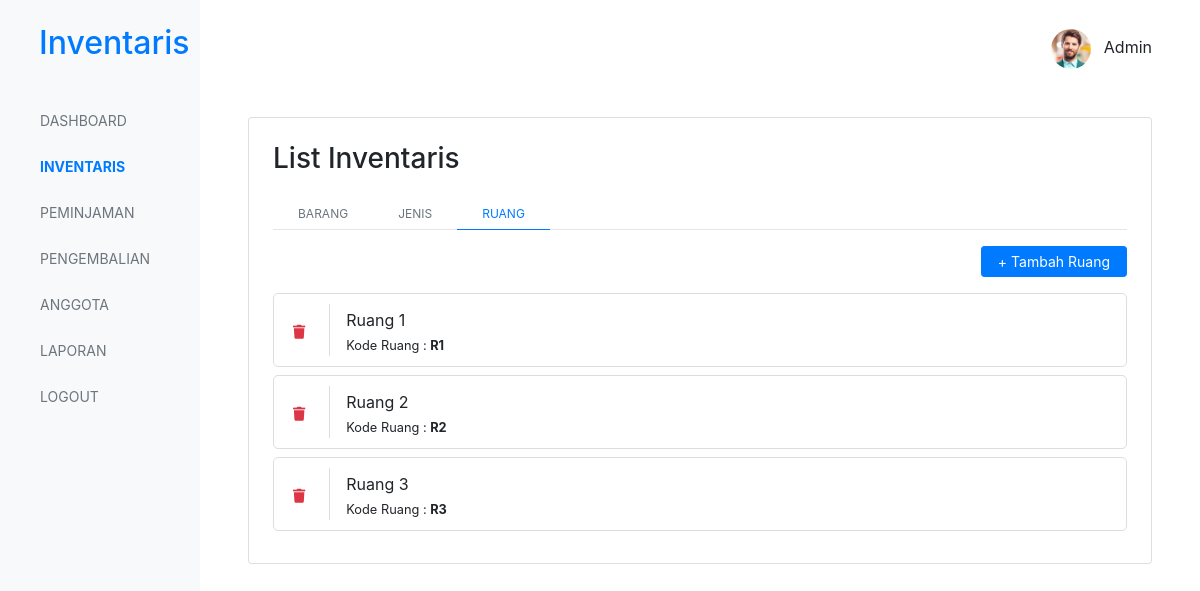
The app's page /ruang.php (signed in) with its own data.
### tables this page shows
CREATE TABLE `ruang` (
  `id_ruang` int(11) NOT NULL,
  `nama_ruang` text NOT NULL,
  `kode_ruang` varchar(25) NOT NULL,
  `keterangan` text NOT NULL
);

### class/Database.php (called while the page is built, shortened)
<?php
  class Database
  {
    protected $host   = DB_HOST,
              $user   = DB_USER,
              $pass   = DB_PASS,
              $dbname = DB_NAME;
    public $conn;
    public function __construct() {
      $this->conn = new mysqli($this->host, $this->user, $this->pass, $this->dbname);
    }
    public function fetchAll($query)
    {
      $data = [];
      while ($row = $query->fetch_assoc()) {
        $data[] = $row;
      }
      return $data;
    }
    public function getAll($table)
    {
      $sql = "SELECT * FROM $table";
      $query = $this->conn->query($sql);
      $result = $this->fetchAll($query);
      return $result;
    }
  }

### init.php (called while the page is built, shortened)
<?php
  $db = new Database();
?>

### ruang.php (the view, shortened to what this page needs)
<?php
  require_once 'init.php';
  require_once '_templates/header.php';
  $data = $db->getAll('ruang');
?>
<div class="card p-4">
  <h3>List Inventaris</h3>
  <ul class="tab-container mt-3 d-flex">
    <li class="tab-item"><a href="<?= BASE_URL; ?>/inventaris.php" class="tab-link">Barang</a></li>
    <li class="tab-item"><a href="<?= BASE_URL; ?>/jenis.php" class="tab-link">Jenis</a></li>
    <li class="tab-item"><a href="<?= BASE_URL; ?>/ruang.php" class="tab-link active">Ruang</a></li>
  </ul>
  <hr style="margin-top: -11px;">
  <?php if ($_SESSION['user']['id_level'] == 1) : ?>
  <div class="d-flex">
    <a href="<?= BASE_URL; ?>/ruang.tambah.php" class="btn btn-primary btn btn-sm btn-round d-inline-block mb-3 ml-auto px-3">+ Tambah Ruang</a>
  </div>
  <?php endif; ?>
  <?php if ($data) : ?>
  <div class="list-container">
    <?php foreach ($data as $key => $row) : ?>
    <div class="d-flex list-item-container mb-2">
      <div class="list-item-toolbox">
        <a onclick=" return confirm('Apakah anda yakin ingin menghapus datanya ?')" href="<?= BASE_URL; ?>/ruang.delete.php?id=<?= $row['id_ruang'] ?>" class="btn btn-sm text-danger pt-3"><i class="fas fa-trash"></i></a>
      </div>
      <div class="col pl-3 pt-1">
        <p class="mb-0"><?= $row['nama_ruang'] ?></p>
        <small>Kode Ruang : <b><?= $row['kode_ruang'] ?></b></small>
      </div>
    </div>
    <?php endforeach; ?>
  </div>
  <?php else : ?>
    <em class="text-center">Tidak ada data ruang !</em>
  <?php endif; ?>
</div>
<?php require_once '_templates/footer.php'; ?>

### assets/css/main.css (style rules this page uses)
a { text-decoration: none !important; }
.tab-container { position: relative; list-style: none; margin-left: -40px; }
.tab-container .tab-item { display: inline-block; }
.tab-container .tab-item a { color: var(--secondary); font-size: 12px; text-transform: uppercase; padding: 8px 25px; }
.tab-container .tab-item a.active { color: var(--primary); border-bottom: 1px solid var(--primary); }
.list-item-container { padding: 10px; border: 1px solid #ddd; border-radius: 5px; }
.list-item-toolbox { padding-right: 15px; border-right: 1px solid #ddd; }

### records on screen
ruang: nama_ruang "Ruang 1", kode_ruang "R1"
ruang: nama_ruang "Ruang 2", kode_ruang "R2"
ruang: nama_ruang "Ruang 3", kode_ruang "R3"

### other values on screen
$_SESSION['user']['nama_petugas'] "Admin"
